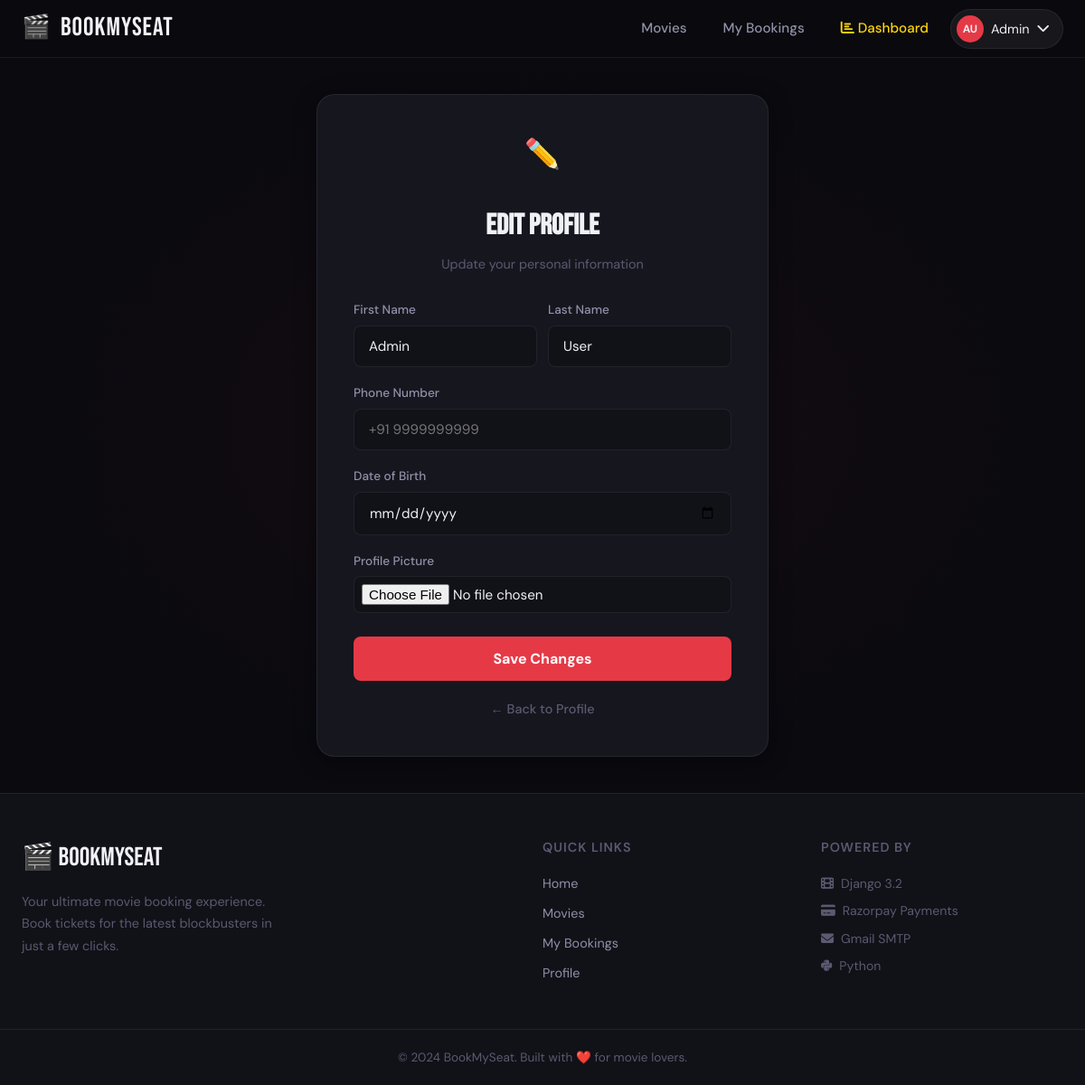
/users/profile/edit/ (signed in), run on the app's committed database.
### users/models.py (models this page shows, shortened)
class CustomUser(AbstractUser):
    email = models.EmailField(unique=True)
    phone = models.CharField(max_length=15, blank=True)
    profile_pic = models.ImageField(upload_to='profile_pics/', blank=True, null=True)
    date_of_birth = models.DateField(null=True, blank=True)
    USERNAME_FIELD = 'email'
    REQUIRED_FIELDS = ['username']

### users/views.py (the view)
# urls.py: path('profile/edit/', views.profile_update_view, name='profile_update'),
@login_required
def profile_update_view(request):
    if request.method == 'POST':
        form = ProfileUpdateForm(request.POST, request.FILES, instance=request.user)
        if form.is_valid():
            form.save()
            messages.success(request, 'Profile updated successfully!')
            return redirect('profile')
    else:
        form = ProfileUpdateForm(instance=request.user)
    return render(request, 'users/profile_update.html', {'form': form})

### users/forms.py
class ProfileUpdateForm(forms.ModelForm):
    class Meta:
        model = CustomUser
        fields = ['first_name', 'last_name', 'phone', 'date_of_birth', 'profile_pic']
        widgets = {
            'first_name': forms.TextInput(attrs={'class': 'form-input'}),
            'last_name': forms.TextInput(attrs={'class': 'form-input'}),
            'phone': forms.TextInput(attrs={'class': 'form-input'}),
            'date_of_birth': forms.DateInput(attrs={'class': 'form-input', 'type': 'date'}),
        }

### templates/users/profile_update.html (shortened to what this page needs)
{% extends 'base.html' %}
{% load static %}
{% block content %}
<div class="auth-page">
    <div class="auth-card" style="max-width:500px;">
        <div class="auth-logo">✏️</div>
        <h1 class="auth-title">EDIT PROFILE</h1>
        <p class="auth-subtitle">Update your personal information</p>
        <form method="post" enctype="multipart/form-data">
            <div class="form-row">
                <div class="form-group">
                    <label class="form-label">First Name</label>
                    <input type="text" name="first_name" class="form-input" value="{{ form.first_name.value|default:'' }}">
                </div>
                <div class="form-group">
                    <label class="form-label">Last Name</label>
                    <input type="text" name="last_name" class="form-input" value="{{ form.last_name.value|default:'' }}">
                </div>
            </div>
            <div class="form-group">
                <label class="form-label">Phone Number</label>
                <input type="text" name="phone" class="form-input" value="{{ form.phone.value|default:'' }}" placeholder="+91 9999999999">
            </div>
            <div class="form-group">
                <label class="form-label">Date of Birth</label>
                <input type="date" name="date_of_birth" class="form-input" value="{{ form.date_of_birth.value|default:'' }}">
            </div>
            <div class="form-group">
                <label class="form-label">Profile Picture</label>
                <input type="file" name="profile_pic" class="form-input" accept="image/*" style="padding:8px;">
            </div>
            <button type="submit" class="btn-auth">Save Changes</button>
        </form>
        <div class="auth-footer">
            <a href="{% url 'profile' %}" style="color:var(--text-muted);">← Back to Profile</a>
        </div>
    </div>
</div>
{% endblock %}

### templates/base.html (shortened to what this page needs)
{% load static %}
<!DOCTYPE html>
<html lang="en">
<head>
    <link rel="stylesheet" href="https://cdnjs.cloudflare.com/ajax/libs/font-awesome/6.4.0/css/all.min.css">
    <link rel="stylesheet" href="{% static 'css/main.css' %}">
</head>
<body>
<nav class="navbar">
    <div class="nav-container">
        <a href="{% url 'home' %}" class="nav-logo">
            <span class="logo-icon">🎬</span>
            <span class="logo-text">BookMySeat</span>
        </a>
        <div class="nav-links">
            <a href="{% url 'movie_list' %}" class="nav-link">Movies</a>
            {% if user.is_authenticated %}
                <a href="{% url 'my_bookings' %}" class="nav-link">My Bookings</a>
                {% if user.is_staff %}
                    <a href="{% url 'admin_dashboard' %}" class="nav-link nav-admin"><i class="fas fa-chart-bar"></i> Dashboard</a>
                {% endif %}
                <div class="nav-user-menu">
                    <button class="nav-user-btn" id="userMenuBtn">
                        <span class="user-avatar">{{ user.first_name|first|upper }}{{ user.last_name|first|upper }}</span>
                        <span>{{ user.first_name|default:user.email }}</span>
                        <i class="fas fa-chevron-down"></i>
                    </button>
                </div>
            {% else %}
                <a href="{% url 'login' %}" class="nav-link">Login</a>
                <a href="{% url 'register' %}" class="btn-primary-sm">Sign Up</a>
            {% endif %}
        </div>
    </div>
</nav>
<main class="main-content">
    {% block content %}{% endblock %}
</main>
<footer class="footer">
    <div class="footer-container">
        <div class="footer-brand">
            <div class="footer-logo">🎬 BookMySeat</div>
            <p>Your ultimate movie booking experience. Book tickets for the latest blockbusters in just a few clicks.</p>
        </div>
        <div class="footer-links">
            <h4>Quick Links</h4>
            <a href="{% url 'home' %}">Home</a>
            <a href="{% url 'movie_list' %}">Movies</a>
            {% if user.is_authenticated %}
            <a href="{% url 'my_bookings' %}">My Bookings</a>
            <a href="{% url 'profile' %}">Profile</a>
            {% else %}
            <a href="{% url 'login' %}">Login</a>
            <a href="{% url 'register' %}">Register</a>
            {% endif %}
        </div>
        <div class="footer-info">
            <h4>Powered By</h4>
            <p><i class="fas fa-film"></i> Django 3.2</p>
            <p><i class="fas fa-credit-card"></i> Razorpay Payments</p>
            <p><i class="fas fa-envelope"></i> Gmail SMTP</p>
            <p><i class="fab fa-python"></i> Python</p>
        </div>
    </div>
    <div class="footer-bottom">
        <p>© 2024 BookMySeat. Built with ❤️ for movie lovers.</p>
    </div>
</footer>
</body>
</html>

### data on the page
CustomUser: first_name|first "A", last_name|first "U", first_name "Admin", last_name "User"
